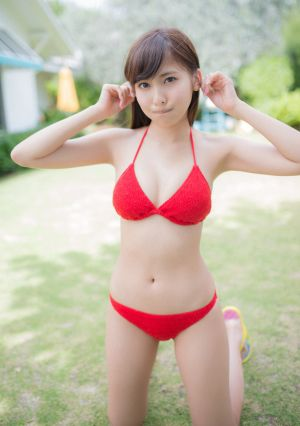
#> input picture images/picture2.jpg, 300 x 426 px
$ python detect_skin_sample.py
#> lines starting #> are read from the running program, lines starting #| are printed output that depends on the picture; after the words box and inside, x2 and y2 are one past the last pixel; in counts of white or black regions, pixels touching at a corner belong together
# -*- coding:utf-8 -*-
import cv2
import numpy as np

#画像処理入門講座 : OpenCVとPythonで始める画像処理 | プログラミング | POSTD : http://postd.cc/image-processing-101/

# IMAGE_PATH = "images/lena.png"
# IMAGE_PATH = "images/kojiruri.png"
IMAGE_PATH = "images/picture.jpg"
IMAGE_PATH = "images/picture2.jpg"
# IMAGE_PATH = "images/picture3.jpg"
CASCADE_PATH = "haarcascades/haarcascade_frontalface_alt.xml"

def detect_faces(image):
    gray_image = cv2.cvtColor(image, cv2.COLOR_BGR2GRAY)
    cascade = cv2.CascadeClassifier(CASCADE_PATH)
    return cascade.detectMultiScale(gray_image, scaleFactor=1.1, minNeighbors=1, minSize=(70, 70))

def detect_skin_area(image, skin_areas):
    hsv_image = cv2.cvtColor(image, cv2.COLOR_BGR2HSV)
    lowerb = np.array([3, 30, 0], np.uint8)
    upperb = np.array([30, 150, 240], np.uint8)
    hadairo_image = cv2.inRange(hsv_image, lowerb, upperb)
    hadairo_image = cv2.cvtColor(hadairo_image, cv2.COLOR_GRAY2RGB)

    kernel = np.ones((2,2), np.uint8)
    hadairo_image = cv2.dilate(hadairo_image, kernel, iterations=1)
    hadairo_image = cv2.dilate(hadairo_image, kernel, iterations=1)

    return hadairo_image #ココで返す

def main():
    image = cv2.imread(IMAGE_PATH)
#> image is the input picture: shape (426, 300, 3); mean B, G, R 166.1, 184.1, 195.5

    faces = detect_faces(image)
#> in detect_faces, `gray_image = cv2.cvtColor(image, cv2.COLOR_BGR2GRAY)`:
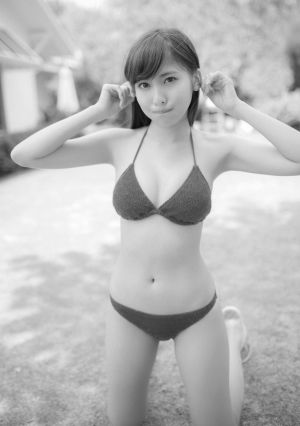
#> gray_image: shape (426, 300); min 6, max 255, mean 185.5
#> faces = ()
    print(faces)

    skin_areas = []
    result = detect_skin_area(image, skin_areas)
#> in detect_skin_area, `hsv_image = cv2.cvtColor(image, cv2.COLOR_BGR2HSV)`: hsv_image: shape (426, 300, 3); mean H, S, V 42.9, 50.8, 201.8
#> in detect_skin_area, `hadairo_image = cv2.inRange(hsv_image, lowerb, upperb)`:
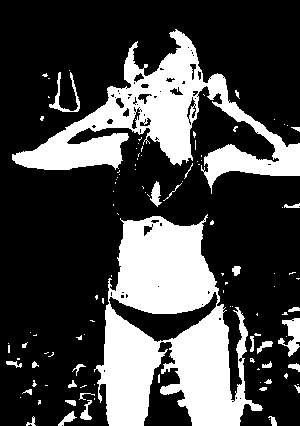
#> hadairo_image: shape (426, 300); 28% white; 110 white regions (79 under 20 px), largest, box (x1, y1, x2, y2) and area: (94, 214, 263, 426) 19644, (12, 29, 300, 194) 13694, (278, 318, 300, 357) 427
#> in detect_skin_area, `hadairo_image = cv2.dilate(hadairo_image, kernel, iterations=1)`:
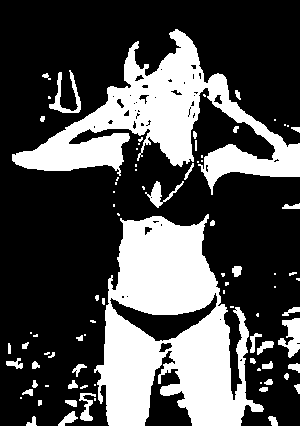
#> hadairo_image: shape (426, 300, 3); 30.8% white; 84 white regions (39 under 20 px), largest, box (x1, y1, x2, y2) and area: (94, 214, 264, 426) 20658, (12, 29, 300, 195) 15094, (278, 318, 300, 358) 497
#> in detect_skin_area, `hadairo_image = cv2.dilate(hadairo_image, kernel, iterations=1)`:
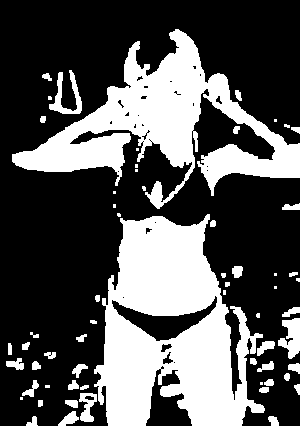
#> hadairo_image: shape (426, 300, 3); 33.4% white; 61 white regions (18 under 20 px), largest, box (x1, y1, x2, y2) and area: (94, 214, 265, 426) 21752, (12, 29, 300, 209) 16886, (278, 318, 300, 359) 556

    cv2.imshow("result", result)
    # cv2.imshow("original", image)
    cv2.waitKey(10000)

if __name__ == "__main__":
    main()

$ run again, with images/kojiruri.png saved as images/picture2.jpg
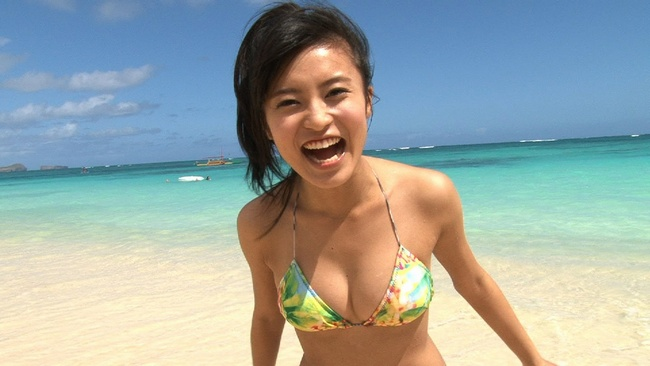
#> input picture images/kojiruri.png, 650 x 366 px
#> in main, image is the input picture: shape (366, 650, 3); mean B, G, R 163.2, 166.8, 155.8
#> in detect_faces, `gray_image = cv2.cvtColor(image, cv2.COLOR_BGR2GRAY)`:
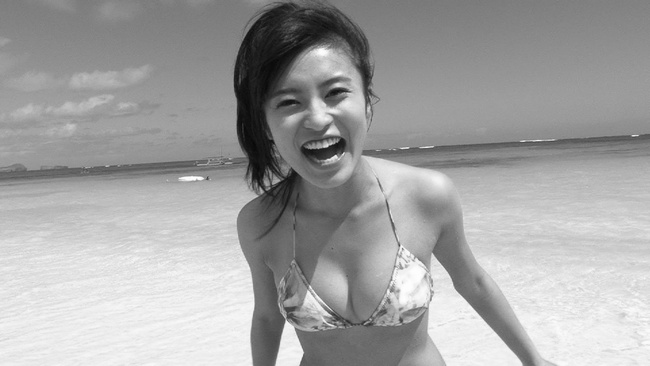
#> gray_image: shape (366, 650); min 7, max 255, mean 163.1
#> faces = [[252, 45, 130, 130]]
#| [[252  45 130 130]]
#> hsv_image: shape (366, 650, 3); mean H, S, V 59.6, 94.7, 195.1
#> in detect_skin_area, `hadairo_image = cv2.dilate(hadairo_image, kernel, iterations=1)`:
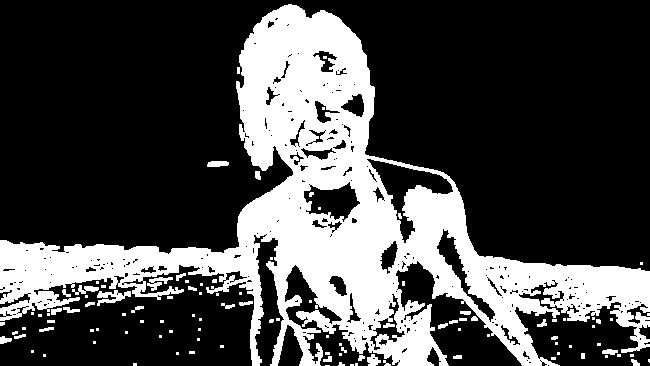
#> hadairo_image: shape (366, 650, 3); 28.5% white; 109 white regions (70 under 20 px), largest, box (x1, y1, x2, y2) and area: (0, 4, 650, 366) 64970, (97, 290, 131, 306) 262, (147, 277, 173, 291) 158

$ run again, with images/picture3.jpg copied over images/picture2.jpg
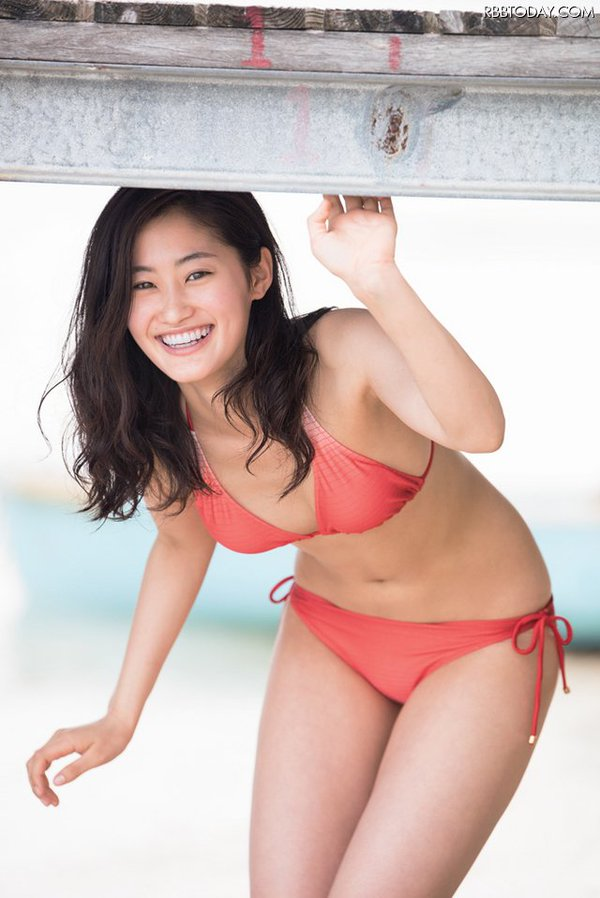
#> input picture images/picture3.jpg, 600 x 898 px
#> in main, image is the input picture: shape (898, 600, 3); mean B, G, R 178.5, 183, 203.7
#> in detect_faces, `gray_image = cv2.cvtColor(image, cv2.COLOR_BGR2GRAY)`:
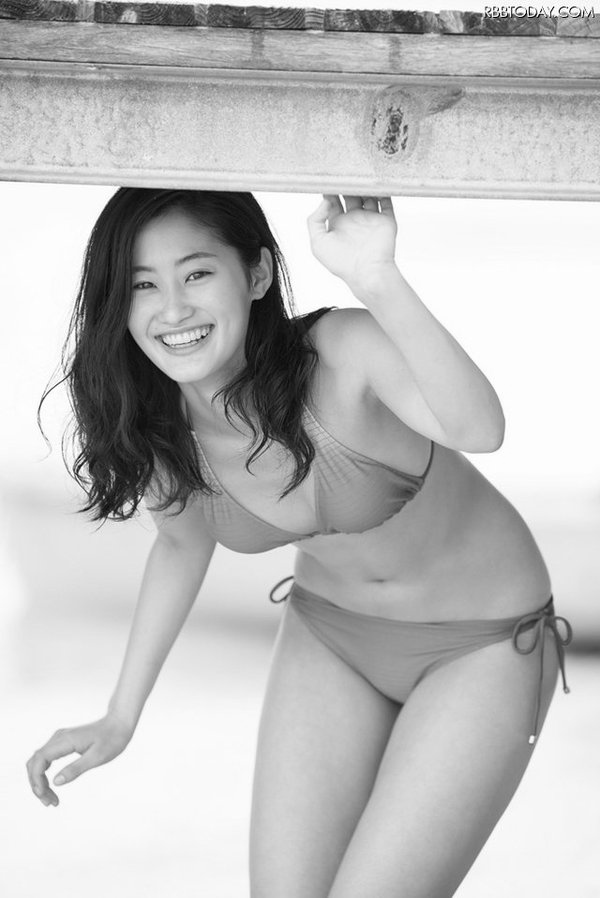
#> gray_image: shape (898, 600); min 0, max 255, mean 188.7
#> faces = [[102, 224, 149, 149]]
#| [[102 224 149 149]]
#> hsv_image: shape (898, 600, 3); mean H, S, V 48.6, 42.2, 206.7
#> in detect_skin_area, `hadairo_image = cv2.dilate(hadairo_image, kernel, iterations=1)`:
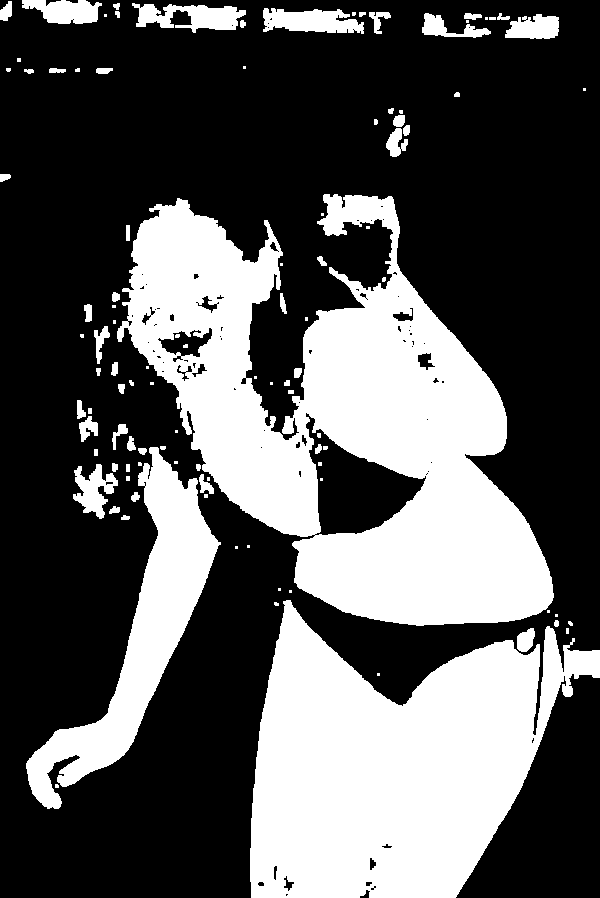
#> hadairo_image: shape (898, 600, 3); 34.7% white; 104 white regions (44 under 20 px), largest, box (x1, y1, x2, y2) and area: (117, 194, 554, 626) 91223, (250, 600, 600, 898) 64261, (26, 447, 221, 809) 18394
